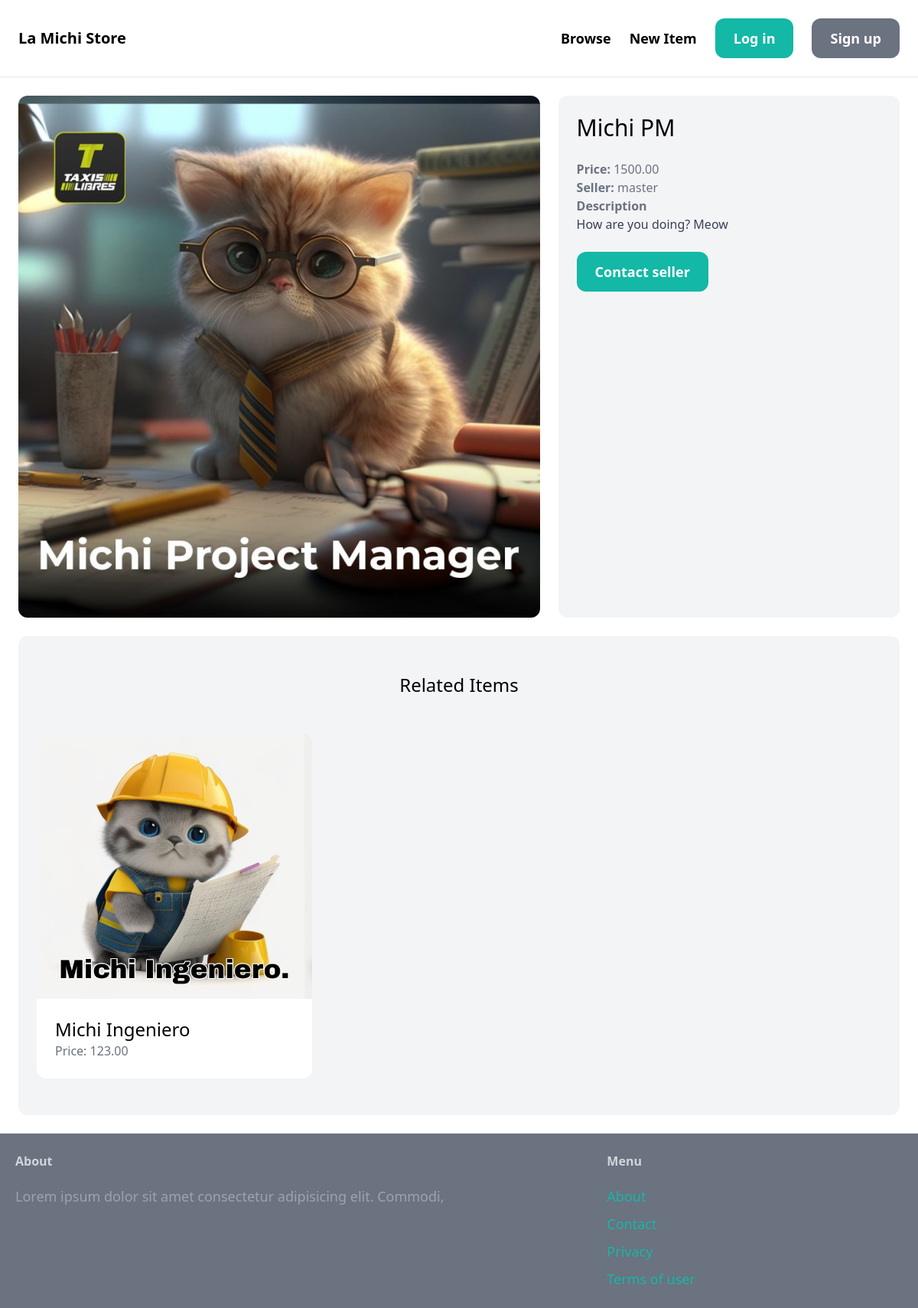
/item/2/, run on the app's committed database.
### item/models.py (models this page shows, shortened)
class Item(models.Model):
    name = models.CharField(max_length=75)
    description = models.TextField(blank=True, null=True)
    price = models.DecimalField(null=False, decimal_places=2, validators=[MinValueValidator(0.01)], max_digits=10)
    is_sold = models.BooleanField(default=False)
    image = models.ImageField(upload_to='item_images', blank= True, null=True)
    created_at = models.DateTimeField(auto_now_add=True)
    created_by = models.ForeignKey(User, related_name='items', on_delete=models.CASCADE)
    category = models.ForeignKey(Category, related_name='items', on_delete=models.CASCADE)
    class Meta:
        db_table = ''
        managed = True
        verbose_name = 'Item'
        verbose_name_plural = 'Items'

### item/views.py (the view)
# urls.py: path('<int:item_id>/', views.detail, name='detail'),
def detail(request, item_id: int):
    item = get_object_or_404(Item, pk=item_id)
    related_items = Item.objects.filter(category=item.category_id,is_sold=False).exclude(pk=item_id)[0:3]
    return render(request, 'item/detail.html', {
        'item': item,
        'related_items': related_items,
    })

### item/templates/item/detail.html (shortened to what this page needs)
{% extends 'core/base.html' %}
{% block content %}
<div class="grid grid-cols-5 gap-6 ">
    <div class="col-span-3">
        <img src="/media/{{ item.image }}" alt="{{ item.name }}" class="rounded-xl">
    </div>
    <div class="col-span-2 p-6 bg-gray-100 rounded-xl">
        <h1 class="mb-6 text-3xl ">{{ item.name }}</h1>
        <p class="text-gray-500"><strong> Price: </strong> {{ item.price }}</p>
        <p class="text-gray-500"><strong> Seller: </strong> {{ item.created_by.username }}</p>
        {% if item.description %}
        <p class="text-gray-700">
            <strong class="text-gray-500"> Description </strong><br>
            {{ item.description }}
        </p>
        {% endif %}
        {% if item.created_by == request.user %}
            <div class="mt-6 p-6 bg-white rounded-xl ">
                <p>This is your item! </p>
                <button type="button" class="inline-block mt-6 px-6 py-3 texl-lg font-semibold bg-red-500 text-white rounded-xl hover:bg-red-600"
                    onclick="openModal()">Delete</button>
                <div class="fixed z-10 inset-0 overflow-y-auto hidden" id="modal">
                    <div class="flex items-end justify-center min-h-screen pt-4 px-4 pb-20 text-center sm:block sm:p-0">
                        <div class="fixed inset-0 transition-opacity" aria-hidden="true">
                            <div class="absolute inset-0 bg-gray-500 opacity-75"></div>
                        </div>
                        <span class="hidden sm:inline-block sm:align-middle sm:h-screen" aria-hidden="true">&#8203;</span>
                        <div class="inline-block align-bottom bg-white rounded-lg text-left overflow-hidden shadow-xl transform transition-all sm:my-8 sm:align-middle sm:max-w-lg sm:w-full"
                            role="dialog" aria-modal="true" aria-labelledby="modal-headline">
                            <div class="bg-white px-4 pt-5 pb-4 sm:p-6 sm:pb-4">
                                <div class="sm:flex sm:items-start">
                                    <div
                                        class="mx-auto flex-shrink-0 flex items-center justify-center h-12 w-12 rounded-full bg-red-100 sm:mx-0 sm:h-10 sm:w-10">
                                        <svg class="h-6 w-6 text-red-600" fill="none" viewBox="0 0 24 24" stroke="currentColor">
                                            <path stroke-linecap="round" stroke-linejoin="round" stroke-width="2"
                                                d="M6 18L18 6M6 6l12 12"></path>
                                        </svg>
                                    </div>
                                    <div class="mt-3 text-center sm:mt-0 sm:ml-4 sm:text-left">
                                        <h3 class="text-lg leading-6 font-medium text-gray-900" id="modal-headline">Are you sure?</h3>
                                        <div class="mt-2">
                                            <p class="text-sm leading-5 text-gray-500">You are going to delete this. Are totally sure?</p>
                                        </div>
                                    </div>
                                </div>
                            </div>
                            <div class="bg-gray-50 px-4 py-3 sm:px-6 sm:flex sm:flex-row-reverse">
                                <form action="{% url 'item:delete' item.id %}" method="POST">
                                    {% csrf_token %}
                                    <input type="hidden" name="confirm_delete" value="true">
                                    <button type="submit"
                                        class="w-full inline-flex justify-center rounded-md border border-transparent shadow-sm px-4 py-2 bg-red-600 text-base font-medium text-white hover:bg-red-500 focus:outline-none focus:ring-2 focus:ring-offset-2 focus:ring-red-500 sm:ml-3 sm:w-auto sm:text-sm">Delete</button>
                                </form>
                                <button type="button"
                                    class="mt-3 w-full inline-flex justify-center rounded-md border border-gray-300 shadow-sm px-4 py-2 bg-white text-base font-medium text-gray-700 hover:text-gray-500 focus:outline-none focus:ring-2 focus:ring-offset-2 focus:ring-indigo-500 sm:mt-0 sm:ml-3 sm:w-auto sm:text-sm"
                                    onclick="closeModal()">Cancel</button>
                            </div>
                        </div>
                    </div>
                </div>
                <a href="{% url 'item:edit' item.id%}" class="inline-block mt-6 px-6 py-3 texl-lg font-semibold bg-blue-500 text-white rounded-xl hover:bg-blue-600"> Edit</a>
            </div>
        {% else %}
        <a href="{% url 'conversation:new' item.id %}" class="inline-block  mt-6 px-6 py-3 text-lg font-semibold bg-teal-500 text-white rounded-xl hover:bg-teal-700"> Contact seller </a>
        {% endif %}
    </div>
</div>
<div class="mt-6 px-6 py-12 bg-gray-100 rounded-xl">
    <h2 class="mb-12 text-2xl text-center"> Related Items </h2>
    <div class="grid grid-cols-3 gap-3">
        {% for item in related_items %}
        <div>
            <a href="{% url 'item:detail' item.id %}">
                <div>
                    <img src="/media/{{ item.image }}" class="rounded-t-xl w-auto" alt="{{ item.name }}">
                </div>
                <div class="p-6 bg-white rounded-b-xl">
                    <h2 class="text-2xl"> {{item.name}} </h2>
                    <p class="text-gray-500"> Price: {{item.price}} </p>
                </div>
            </a>
        </div>
        {% endfor %}
    </div>
</div>
{% endblock %}

### data on the page
Item: image (picture), name "Michi PM", price "1500.00", created_by.username "master", description "How are you doing? Meow"
Item: image (picture), name "Michi Ingeniero", price "123.00"
